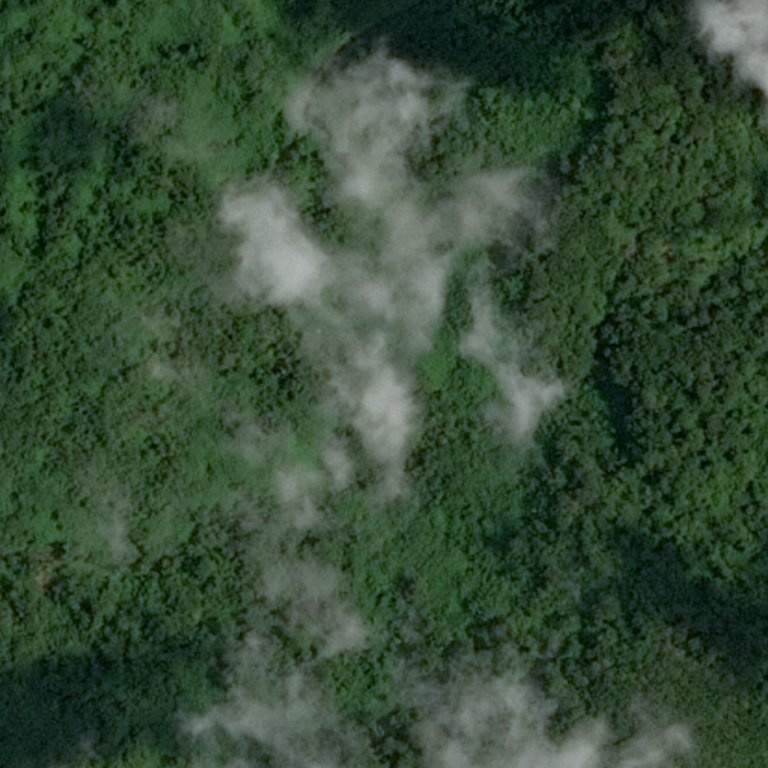
#> input picture 03/desert_forest/test_image_00.jpg, 768 x 768 px, found by its file name; its folder holds only this picture in this run
$ jupyter execute --allow-errors homework_3.ipynb
#> lines starting #> are read from the running program, lines starting #| are printed output that depends on the picture
# Homework 3

[cell 1]
import os

import cv2
import numpy as np
import matplotlib.pyplot as plt

# Задача №1 - Лес или пустыня?

Часто при анализе изображений местности необходимо понять ее характер. В частности, если определить, что на изображении преобладет вода, то имеет смысл искать корабли на таком изображении. Если на картинке густой лес, то, возможно, это не лучшая зона для посадки дрона или беспилотника.

Ваша задача - написать программу, которая будет отличать лес от пустыни. В приложении можно найти реальные спутниковые снимки лесов и пустынь.

Примеры изображений:
<table><tr>
    <td>  </td>
    <td>  </td>
</tr></table>

[cell 2]
plt.figure()

def desert_or_forest(path: str):
    # Загрузка изображения с указанного пути
#> called with path = 'desert_forest\\test_image_00.jpg'
    image = cv2.imread(path)
#> image is the input picture: shape (768, 768, 3); mean B, G, R 54, 75.5, 54
    # Преобразование изображения из цветового пространства BGR в RGB
    image = cv2.cvtColor(image.copy(), cv2.COLOR_BGR2RGB)

    # Преобразование изображения в оттенки серого
    image_gray = cv2.cvtColor(image, cv2.COLOR_BGR2GRAY)
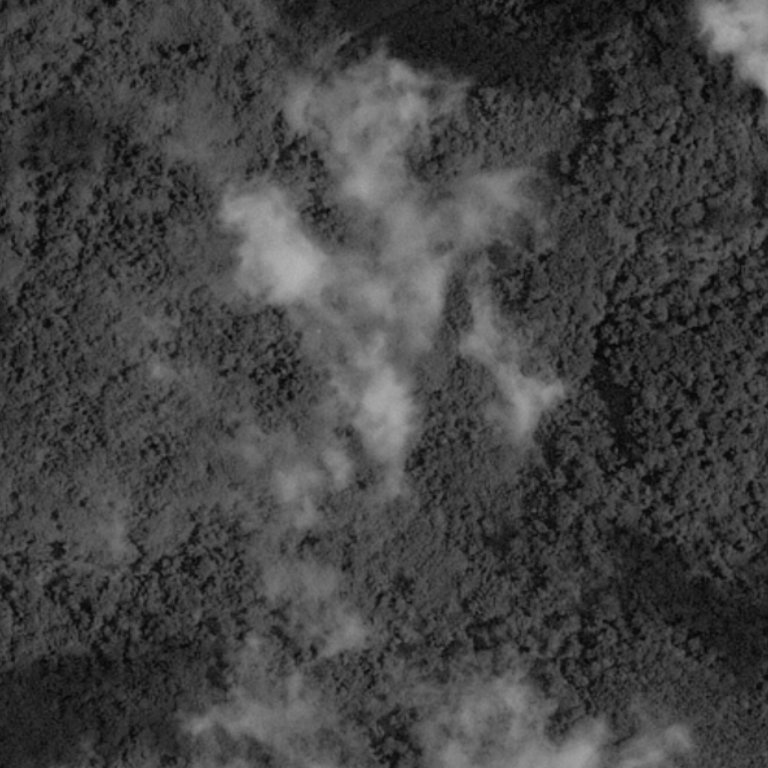
#> image_gray: shape (768, 768); min 4, max 180, mean 66.6

    # Вычисление гистограммы для градаций серого
    hist_image = cv2.calcHist([image_gray.ravel()], [0], None, [256], [0, 256])
#> hist_image = 256 values, max 10066 at index 65, min 0 at index 0, mean 2304

    # Определение типа изображения: лес или пустыня
    # Сравнивается сумма значений гистограммы в двух диапазонах яркости
    result = 'forest' if sum(hist_image[30:100]) > sum(hist_image[100:200]) else 'desert'
#> result = 'forest'

    # Отображение исходного изображения и его гистограммы
    plt.subplot(211)
    plt.imshow(image)
    plt.title(f'Исходное изображение: {result}'), plt.axis('off')

    plt.subplot(212)
    plt.plot(hist_image, label=f'histogram')
    plt.title('Гистограмма')
    plt.show()
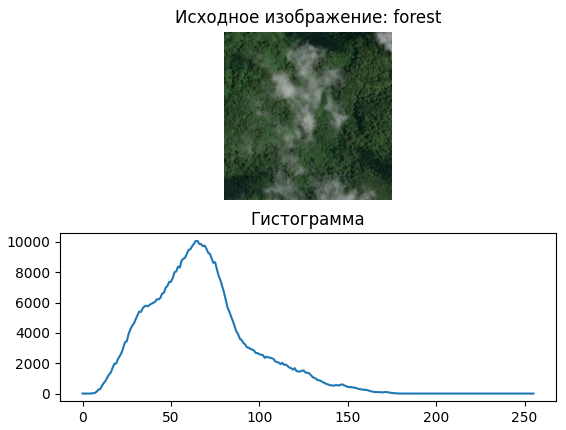
#> figure drawn by matplotlib, 2 panels; panel 2: curve peaks at x = 65, y = 10066

    # Возвращение результата классификации
    return result

[cell 3]
filenames = os.listdir("desert_forest/")

for name in filenames:
    desert_or_forest(f"desert_forest\\{name}")

# Задача №2 - Реализовать Image-blending на основе сшивки по градиентам

Задача - взять фото двух лиц : ваше и друга, с помощью метода Poisson image editing совместить глаза, нос и рот с первого изображения со вторым. Суть в том, что при использовании такого метода границы совмещенного изображения не видны.

Статья, где описан метод

Patrick Pérez, Michel Gangnet, and Andrew Blake. 2003. Poisson image editing. ACM Trans. Graph. 22, 3 (July 2003), 313–318. https://doi.org/10.1145/882262.882269

Пример такого совмещения:

[cell 4]
def image_blending(image, details):
    # Проверяем размеры и типы изображения
    if details.shape[:2] != image.shape[:2]:
        raise ValueError("Размеры изображения и деталей должны совпадать.")

    # Выполняем бесшовное объединение с использованием Poisson Image Editing
    x, y = image.shape[1] // 2, image.shape[0] // 2 + 150  # Центр изображения
    result_image = cv2.seamlessClone(details, image, details[:, :, 3], (x, y), cv2.MONOCHROME_TRANSFER)

    # Отображение результата
    img = cv2.cvtColor(result_image, cv2.COLOR_BGR2RGB)  # Преобразуем изображение из OpenCV в формат RGB
    plt.figure(figsize=(10, 10))
    plt.imshow(img)
    plt.axis('off')  # Убираем оси
    plt.show()

[cell 5]
details = cv2.imread("blending\\details.png", cv2.IMREAD_UNCHANGED)
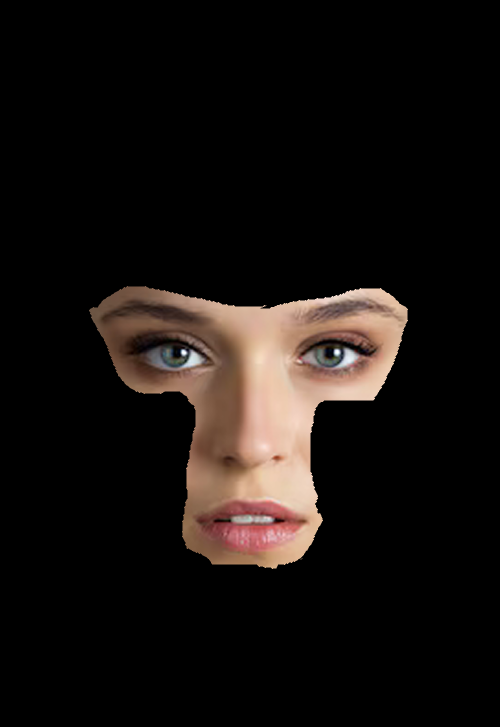
#> input picture 03/blending/details.png, 1000 x 1453 px, found by its file name (shown at 1/2 size)
#> details is the input picture: shape (1453, 1000, 4); mean B, G, R, A 14.9, 17.4, 22.5, 34.7
image = cv2.imread("blending\\man_image.png")
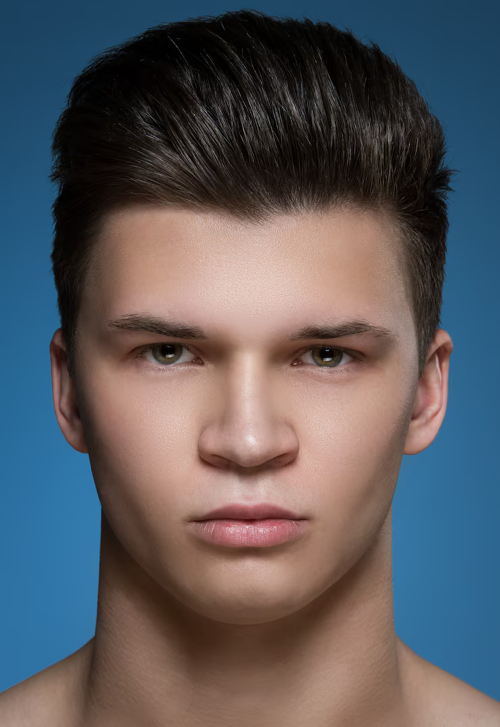
#> input picture 03/blending/man_image.png, 1000 x 1453 px, found by its file name (shown at 1/2 size)
#> image is the input picture: shape (1453, 1000, 3); mean B, G, R 94.8, 90, 90.7

image_blending(image, details)
#> in image_blending, `result_image = cv2.seamlessClone(details, image, details[:, :, 3], (x,..`:
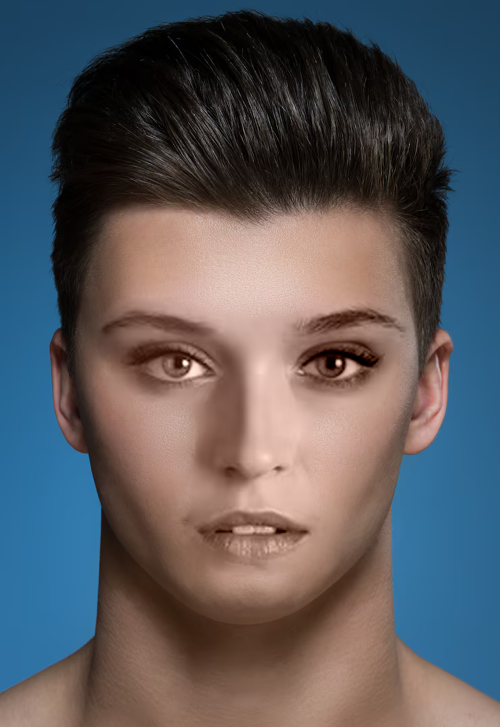
#> result_image: shape (1453, 1000, 3) (shown at 1/2 size); mean B, G, R 94.3, 89.7, 90.3
